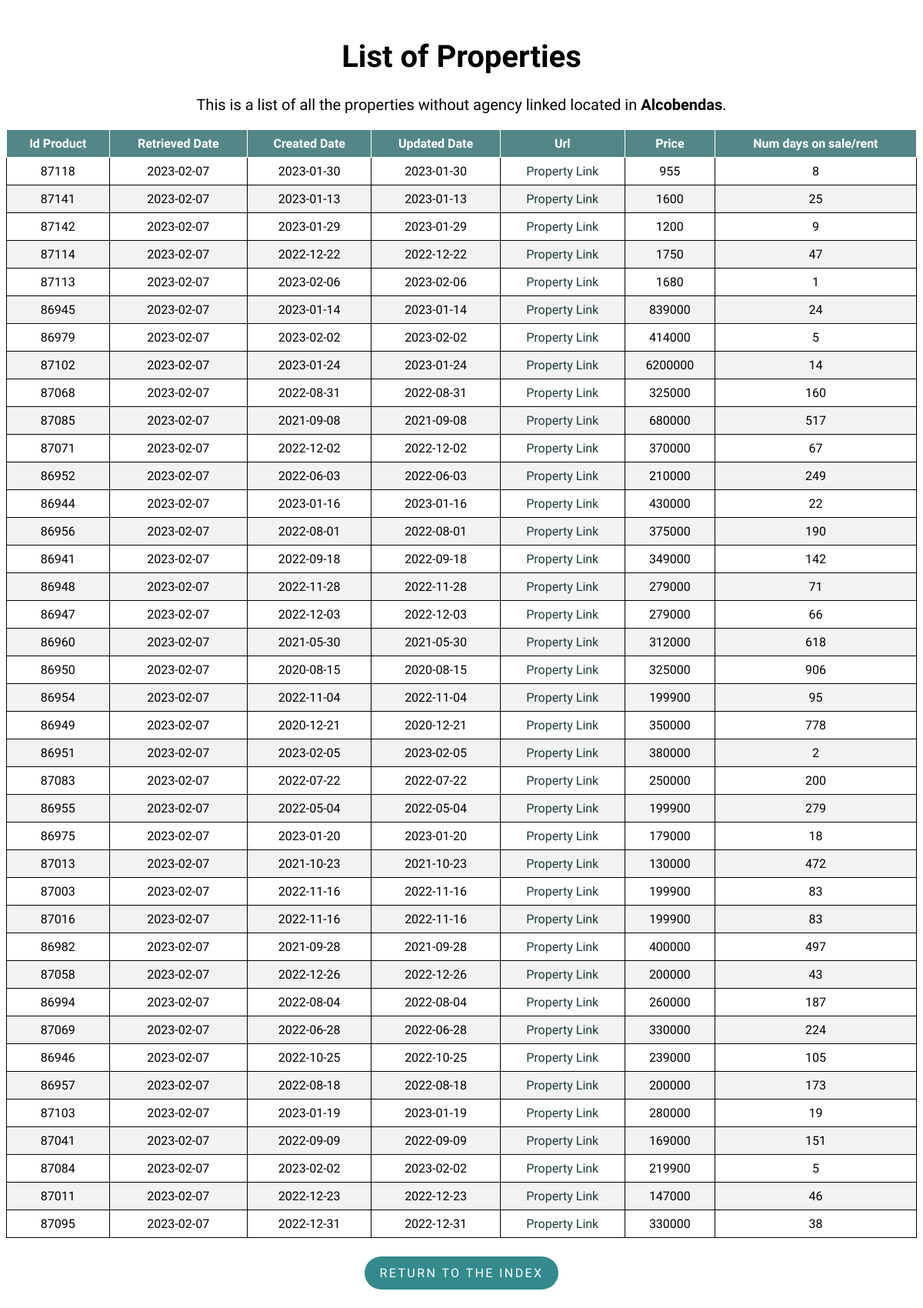
Page /property/Alcobendas on the committed database.
### flask-app/read_db.py (models this page shows)
class Property(db.Model):
    __tablename__ = 'properties'
    id_product = db.Column(db.Integer, primary_key=True)
    retrieved_date = db.Column(db.Date)
    created_date = db.Column(db.Date)
    url = db.Column(db.Text)
    mobile = db.Column(db.Integer)
    agency = db.Column(db.Text)
    real_estate_id = db.Column(db.Integer)
    price = db.Column(db.Integer)
    type_id = db.Column(db.Integer)
    trans_type_id = db.Column(db.Integer)
    location = db.Column(db.Text)
    num_days = db.Column(db.Integer)
    updated_date = db.Column(db.Date)

### flask-app/read_db.py (the view)
@app.route('/property/<location>', methods=['GET', 'POST'])
def property(location):
    properties = Property.query.filter_by(
        type_id=1, location=location).order_by(Property.url).distinct()
    return render_template('list.html', properties=properties, location=location)

### flask-app/templates/list.html (shortened to what this page needs)
<!DOCTYPE html>
<html lang="en">
<head>
    <link rel="stylesheet" type="text/css" href="{{ url_for('static', filename='styles/style.css') }}">
    <link rel="stylesheet" type="text/css" href="{{ url_for('static', filename='styles/tablesort.css') }}">
</head>
<body>
    <h1 class="list_header" style="font-size:40px;">List of Properties</h1>
    <p class="list_header" style="margin-top: 25px;font-size:20px;">This is a list of all the properties without agency linked located in
        <strong>{{ location }}</strong>.
    </p>
    <table class="table table-sortable">
        <thead>
            <tr>
                <th>Id Product</th>
                <th>Retrieved Date</th>
                <th>Created Date</th>
                <th>Updated Date</th>
                <th>Url</th>
                <th>Price</th>
                <th>Num days on sale/rent</th>
            </tr>
        </thead>
        <tbody>
            {% for property in properties %}
            <tr>
                <td>{{ property.id_product }}</td>
                <td>{{ property.retrieved_date }}</td>
                <td>{{ property.created_date }}</td>
                <td>{{ property.updated_date }}</td>
                <td>
                    <a class="property_link" href={{ property.url }}>Property Link</a>
                </td>
                <td><a>{{ property.price }}</a></td>
                <td>{{ property.num_days }}</td>
            </tr>
            {% endfor %}
        </tbody>
    </table>
    <div class = "btn_container">
        <p class="return_btn"><a class = "btn_link" href="{{ url_for('index') }}">Return to the index</a></p>
    </div>
</body>
</html>

### flask-app/static/styles/style.css (style rules this page uses)
body { font-family: 'Muli','Open Sans','Open Sans-fallback',sans-serif; }
table, th, td { border: 1px solid; }
table { width: 100%; border-collapse: collapse; }
th, td { text-align: center; padding: 8px; }
tr:nth-child(even) { background-color: #f2f2f2 }
th { background-color: rgb(84, 134, 135); color: white; }
.index_header, .list_header { margin-top: 50px; text-align: center; }
a.property_link { text-decoration: none; }
a.property_link:link, a.property_link:visited { color: rgb(28, 58, 58); }
.return_btn { display: inline-block; padding: .75rem 1.25rem; border-radius: 10rem; text-transform: uppercase; font-size: 1rem; letter-spacing: .15rem; transition: all .3s; position: relative; overflow: hidden; z-index: 1; background-color: rgb(52, 138, 140); }
.btn_link { text-decoration: none; color: #fff; }
.btn_container { margin-top: 8px; display: flex; justify-content: center; align-items: center; }

### flask-app/static/styles/tablesort.css (style rules this page uses)
.table-sortable th { cursor: pointer; }

### rows in the picture
Property: id_product "87118", retrieved_date "2023-02-07", created_date "2023-01-30", updated_date "2023-01-30", price "955", num_days "8"
Property: id_product "87141", retrieved_date "2023-02-07", created_date "2023-01-13", updated_date "2023-01-13", price "1600", num_days "25"
Property: id_product "87142", retrieved_date "2023-02-07", created_date "2023-01-29", updated_date "2023-01-29", price "1200", num_days "9"
Property: id_product "87114", retrieved_date "2023-02-07", created_date "2022-12-22", updated_date "2022-12-22", price "1750", num_days "47"
Property: id_product "87113", retrieved_date "2023-02-07", created_date "2023-02-06", updated_date "2023-02-06", price "1680", num_days "1"
Property: id_product "86945", retrieved_date "2023-02-07", created_date "2023-01-14", updated_date "2023-01-14", price "839000", num_days "24"
Property: id_product "86979", retrieved_date "2023-02-07", created_date "2023-02-02", updated_date "2023-02-02", price "414000", num_days "5"
Property: id_product "87102", retrieved_date "2023-02-07", created_date "2023-01-24", updated_date "2023-01-24", price "6200000", num_days "14"
Property: id_product "87068", retrieved_date "2023-02-07", created_date "2022-08-31", updated_date "2022-08-31", price "325000", num_days "160"
Property: id_product "87085", retrieved_date "2023-02-07", created_date "2021-09-08", updated_date "2021-09-08", price "680000", num_days "517"
Property: id_product "87071", retrieved_date "2023-02-07", created_date "2022-12-02", updated_date "2022-12-02", price "370000", num_days "67"
Property: id_product "86952", retrieved_date "2023-02-07", created_date "2022-06-03", updated_date "2022-06-03", price "210000", num_days "249"
Property: id_product "86944", retrieved_date "2023-02-07", created_date "2023-01-16", updated_date "2023-01-16", price "430000", num_days "22"
Property: id_product "86956", retrieved_date "2023-02-07", created_date "2022-08-01", updated_date "2022-08-01", price "375000", num_days "190"
Property: id_product "86941", retrieved_date "2023-02-07", created_date "2022-09-18", updated_date "2022-09-18", price "349000", num_days "142"
Property: id_product "86948", retrieved_date "2023-02-07", created_date "2022-11-28", updated_date "2022-11-28", price "279000", num_days "71"
Property: id_product "86947", retrieved_date "2023-02-07", created_date "2022-12-03", updated_date "2022-12-03", price "279000", num_days "66"
Property: id_product "86960", retrieved_date "2023-02-07", created_date "2021-05-30", updated_date "2021-05-30", price "312000", num_days "618"
Property: id_product "86950", retrieved_date "2023-02-07", created_date "2020-08-15", updated_date "2020-08-15", price "325000", num_days "906"
Property: id_product "86954", retrieved_date "2023-02-07", created_date "2022-11-04", updated_date "2022-11-04", price "199900", num_days "95"
Property: id_product "86949", retrieved_date "2023-02-07", created_date "2020-12-21", updated_date "2020-12-21", price "350000", num_days "778"
Property: id_product "86951", retrieved_date "2023-02-07", created_date "2023-02-05", updated_date "2023-02-05", price "380000", num_days "2"
Property: id_product "87083", retrieved_date "2023-02-07", created_date "2022-07-22", updated_date "2022-07-22", price "250000", num_days "200"
Property: id_product "86955", retrieved_date "2023-02-07", created_date "2022-05-04", updated_date "2022-05-04", price "199900", num_days "279"
Property: id_product "86975", retrieved_date "2023-02-07", created_date "2023-01-20", updated_date "2023-01-20", price "179000", num_days "18"
Property: id_product "87013", retrieved_date "2023-02-07", created_date "2021-10-23", updated_date "2021-10-23", price "130000", num_days "472"
Property: id_product "87003", retrieved_date "2023-02-07", created_date "2022-11-16", updated_date "2022-11-16", price "199900", num_days "83"
Property: id_product "87016", retrieved_date "2023-02-07", created_date "2022-11-16", updated_date "2022-11-16", price "199900", num_days "83"
Property: id_product "86982", retrieved_date "2023-02-07", created_date "2021-09-28", updated_date "2021-09-28", price "400000", num_days "497"
Property: id_product "87058", retrieved_date "2023-02-07", created_date "2022-12-26", updated_date "2022-12-26", price "200000", num_days "43"
Property: id_product "86994", retrieved_date "2023-02-07", created_date "2022-08-04", updated_date "2022-08-04", price "260000", num_days "187"
Property: id_product "87069", retrieved_date "2023-02-07", created_date "2022-06-28", updated_date "2022-06-28", price "330000", num_days "224"
Property: id_product "86946", retrieved_date "2023-02-07", created_date "2022-10-25", updated_date "2022-10-25", price "239000", num_days "105"
Property: id_product "86957", retrieved_date "2023-02-07", created_date "2022-08-18", updated_date "2022-08-18", price "200000", num_days "173"
Property: id_product "87103", retrieved_date "2023-02-07", created_date "2023-01-19", updated_date "2023-01-19", price "280000", num_days "19"
Property: id_product "87041", retrieved_date "2023-02-07", created_date "2022-09-09", updated_date "2022-09-09", price "169000", num_days "151"
Property: id_product "87084", retrieved_date "2023-02-07", created_date "2023-02-02", updated_date "2023-02-02", price "219900", num_days "5"
Property: id_product "87011", retrieved_date "2023-02-07", created_date "2022-12-23", updated_date "2022-12-23", price "147000", num_days "46"
Property: id_product "87095", retrieved_date "2023-02-07", created_date "2022-12-31", updated_date "2022-12-31", price "330000", num_days "38"

### other values in the picture
{{ location }} "Alcobendas"
